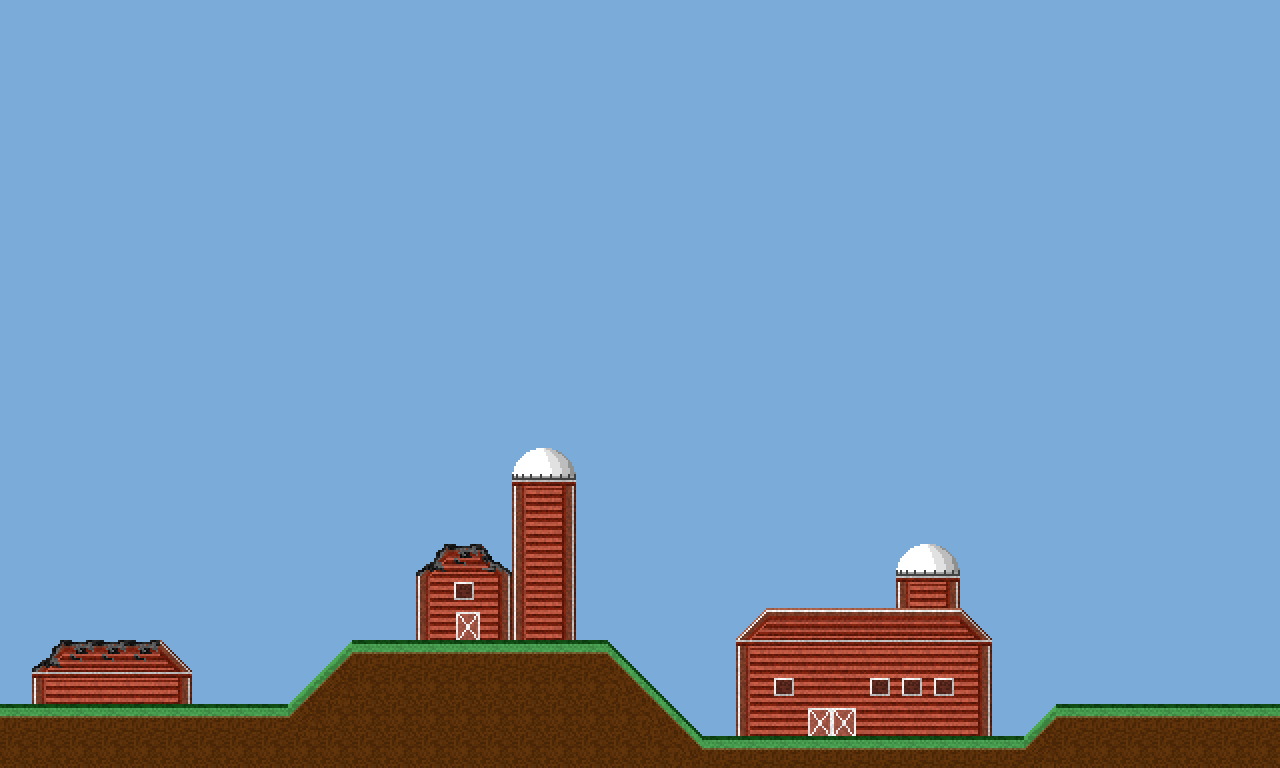

A level layout from a 2D game, rendered from its tile map. Below: a short description, then the map file with tile-grid data replaced by summaries:
An orthogonal 40x24 tile map with 32x32 px tiles, 2 tile layers (Tile Layer 2, Tile Layer 1) and 30 objects.

<map version="1.0" orientation="orthogonal" width="40" height="24" tilewidth="32" tileheight="32">
 <tileset firstgid="1" name="tileset3" tilewidth="32" tileheight="32" spacing="4" margin="2">
  <image source="tileset3.png" width="256" height="256" />
 </tileset>
 <layer name="Tile Layer 2" width="40" height="24">
  <data>[960 cells, 960 non-empty, 2 distinct tile ids]</data>
 </layer>
 <layer name="Tile Layer 1" width="40" height="24">
  <data>[960 cells, 159 non-empty, 23 distinct tile ids]</data>
 </layer>
 <objectgroup name="static" width="40" height="24">
  <object x="0" y="704">
   <polygon points="0,0 288,0 288,64 0,64" />
  </object>
  <object x="32" y="704">
   <polygon points="0,0 0,-32 32,-64 128,-64 160,-32 160,0" />
  </object>
  <object x="288" y="704">
   <polygon points="0,0 64,-64 320,-64 416,32 416,64 0,64" />
  </object>
  <object x="416" y="640">
   <polygon points="0,0 0,-64 32,-96 64,-96 96,-64 96,0" />
  </object>
  <object x="512" y="640">
   <polygon points="0,0 0,-160 64,-160 64,0" />
  </object>
  <object x="512" y="480">
   <polygon points="0,0 64,0 60,-16 45,-30 32,-32 16,-28 6,-16" />
  </object>
  <object x="704" y="736">
   <polygon points="0,0 0,32 320,32 320,0" />
  </object>
  <object x="736" y="736">
   <polygon points="0,0 0,-96 32,-128 224,-128 256,-96 256,0" />
  </object>
  <object x="896" y="608">
   <polygon points="0,0 0,-32 64,-32 64,0" />
  </object>
  <object x="896" y="576">
   <polygon points="0,0 64,0 60,-16 48,-28 32,-32 16,-28 5,-17" />
  </object>
  <object x="1024" y="736">
   <polygon points="0,0 32,-32 256,-32 256,32 0,32" />
  </object>
 </objectgroup>
 <objectgroup name="blocks" width="40" height="24">
  <object x="256" y="640" />
  <object x="384" y="480" />
  <object x="1088" y="640" />
  <object x="928" y="512" />
 </objectgroup>
 <objectgroup name="player" width="40" height="24">
  <object x="800" y="544" />
 </objectgroup>
 <objectgroup name="cow" width="40" height="24">
  <object x="1184" y="672" />
  <object x="224" y="672" />
  <object x="96" y="608" />
 </objectgroup>
 <objectgroup name="fire" width="40" height="24">
  <object x="440" y="554">
   <properties>
    <property name="type" value="1" />
   </properties>
  </object>
  <object x="452" y="546">
   <properties>
    <property name="type" value="1" />
   </properties>
  </object>
  <object x="465" y="546">
   <properties>
    <property name="type" value="1" />
   </properties>
  </object>
  <object x="480" y="548">
   <properties>
    <property name="type" value="1" />
   </properties>
  </object>
  <object x="147" y="653">
   <properties>
    <property name="type" value="1" />
   </properties>
  </object>
  <object x="51" y="658">
   <properties>
    <property name="type" value="1" />
   </properties>
  </object>
  <object x="59" y="648">
   <properties>
    <property name="type" value="1" />
   </properties>
  </object>
  <object x="73" y="643">
   <properties>
    <property name="type" value="1" />
   </properties>
  </object>
  <object x="87" y="640">
   <properties>
    <property name="type" value="1" />
   </properties>
  </object>
  <object x="464" y="591">
   <properties>
    <property name="type" value="1" />
   </properties>
  </object>
 </objectgroup>
 <objectgroup name="mothership" width="40" height="24">
  <object x="595" y="320" width="157" height="16" />
 </objectgroup>
</map>